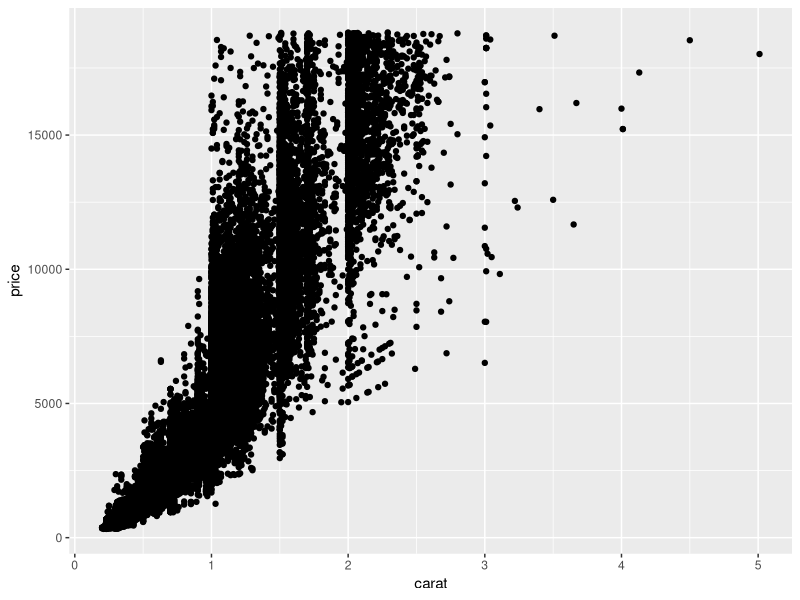
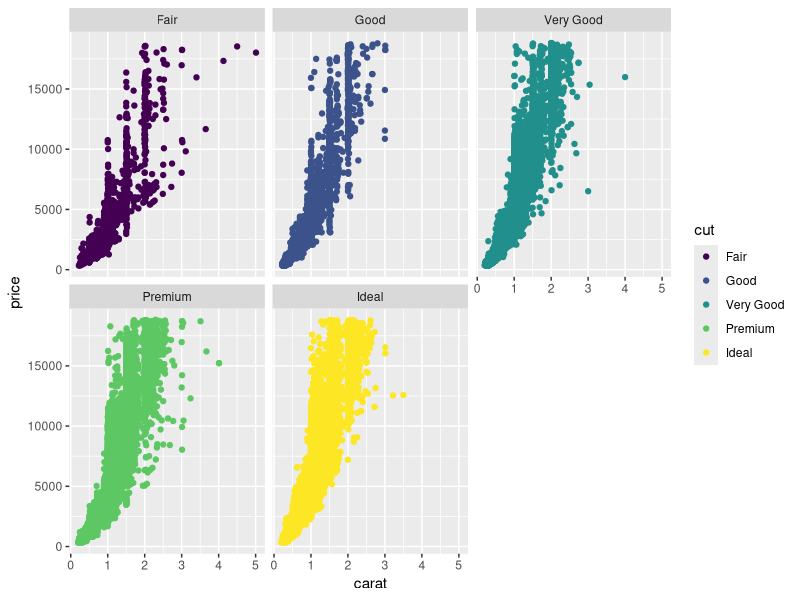
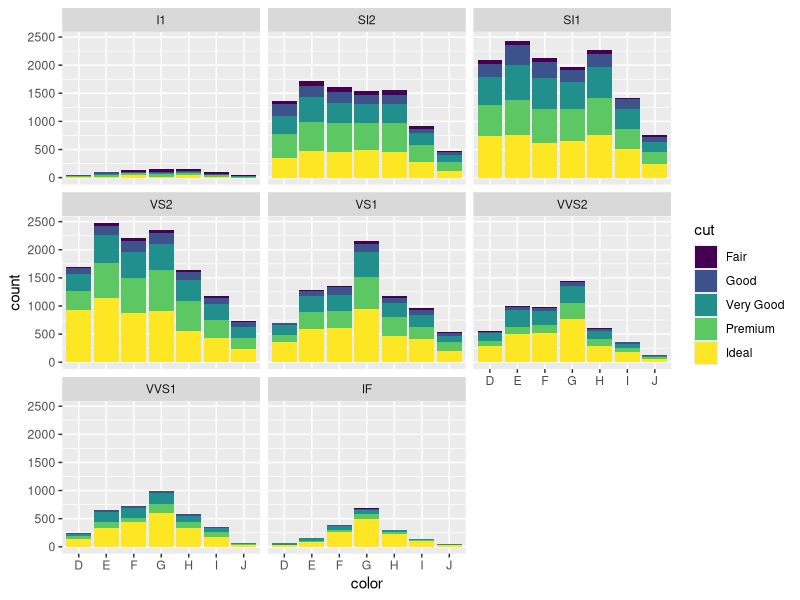

Generate these figures, in order, with R:
## ---- chunk 1
install.packages("tidyverse")
install.packages("dplyr")
install.packages("ggplot2")
## ---- chunk 2
library(tidyverse)
library(dplyr)
library(ggplot2)
## ---- chunk 3
head(diamonds)
## ---- chunk 4
colnames(diamonds)
## ---- chunk 5
arrange(diamonds,desc(cut))
## ---- chunk 6
filter(diamonds,color=="H")
## ---- chunk 7
summarize(diamonds, max_carat = max(carat),min_carat = min(carat),mean_carat = mean(carat))
## ---- chunk 8
diamonds_summary1 <-
  diamonds %>% 
  group_by(cut) %>%
  summarize(max_carat=max(carat),min_carat=min(carat),avg_carat=mean(carat),max_price=max(price),min_price=min(price),avg_price=mean(price))
head(diamonds_summary1)
## ---- chunk 9
diamonds %>% 
  group_by(cut, color) %>%
  summarize(max_carat=max(carat),min_carat=min(carat),avg_carat=mean(carat),max_price=max(price),min_price=min(price),avg_price=mean(price))
## ---- chunk 10
ggplot(data = diamonds, aes(x = carat, y = price)) +
  geom_point()
## ---- chunk 11
ggplot(data = diamonds, aes(x = carat, y = price, color = cut)) +
  geom_point() +
  facet_wrap(~cut)
## ---- chunk 12
ggplot(data = diamonds) + 
  geom_bar(mapping = aes(x = color, fill = cut)) + 
  facet_wrap(~clarity)
